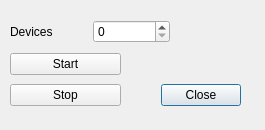
<?xml version="1.0" encoding="UTF-8"?>
<ui version="4.0">
 <class>BeatEffectAnimator</class>
 <widget class="QDialog" name="BeatEffectAnimator">
  <property name="geometry">
   <rect>
    <x>0</x>
    <y>0</y>
    <width>265</width>
    <height>130</height>
   </rect>
  </property>
  <property name="windowTitle">
   <string>BeatDetection</string>
  </property>
  <widget class="QDialogButtonBox" name="buttonBox">
   <property name="geometry">
    <rect>
     <x>130</x>
     <y>80</y>
     <width>111</width>
     <height>31</height>
    </rect>
   </property>
   <property name="orientation">
    <enum>Qt::Horizontal</enum>
   </property>
   <property name="standardButtons">
    <set>QDialogButtonBox::Close</set>
   </property>
  </widget>
  <widget class="QWidget" name="verticalLayoutWidget">
   <property name="geometry">
    <rect>
     <x>10</x>
     <y>50</y>
     <width>111</width>
     <height>61</height>
    </rect>
   </property>
   <layout class="QVBoxLayout" name="verticalLayout">
    <item>
     <widget class="QPushButton" name="startButton">
      <property name="text">
       <string>Start</string>
      </property>
     </widget>
    </item>
    <item>
     <widget class="QPushButton" name="stopButton">
      <property name="text">
       <string>Stop</string>
      </property>
     </widget>
    </item>
   </layout>
  </widget>
  <widget class="QWidget" name="horizontalLayoutWidget">
   <property name="geometry">
    <rect>
     <x>10</x>
     <y>20</y>
     <width>160</width>
     <height>24</height>
    </rect>
   </property>
   <layout class="QHBoxLayout" name="horizontalLayout">
    <item>
     <widget class="QLabel" name="label">
      <property name="text">
       <string>Devices</string>
      </property>
     </widget>
    </item>
    <item>
     <widget class="QSpinBox" name="devicesBox"/>
    </item>
   </layout>
  </widget>
 </widget>
 <resources/>
 <connections>
  <connection>
   <sender>buttonBox</sender>
   <signal>accepted()</signal>
   <receiver>BeatEffectAnimator</receiver>
   <slot>accept()</slot>
   <hints>
    <hint type="sourcelabel">
     <x>248</x>
     <y>254</y>
    </hint>
    <hint type="destinationlabel">
     <x>157</x>
     <y>274</y>
    </hint>
   </hints>
  </connection>
  <connection>
   <sender>buttonBox</sender>
   <signal>rejected()</signal>
   <receiver>BeatEffectAnimator</receiver>
   <slot>reject()</slot>
   <hints>
    <hint type="sourcelabel">
     <x>316</x>
     <y>260</y>
    </hint>
    <hint type="destinationlabel">
     <x>286</x>
     <y>274</y>
    </hint>
   </hints>
  </connection>
 </connections>
</ui>
